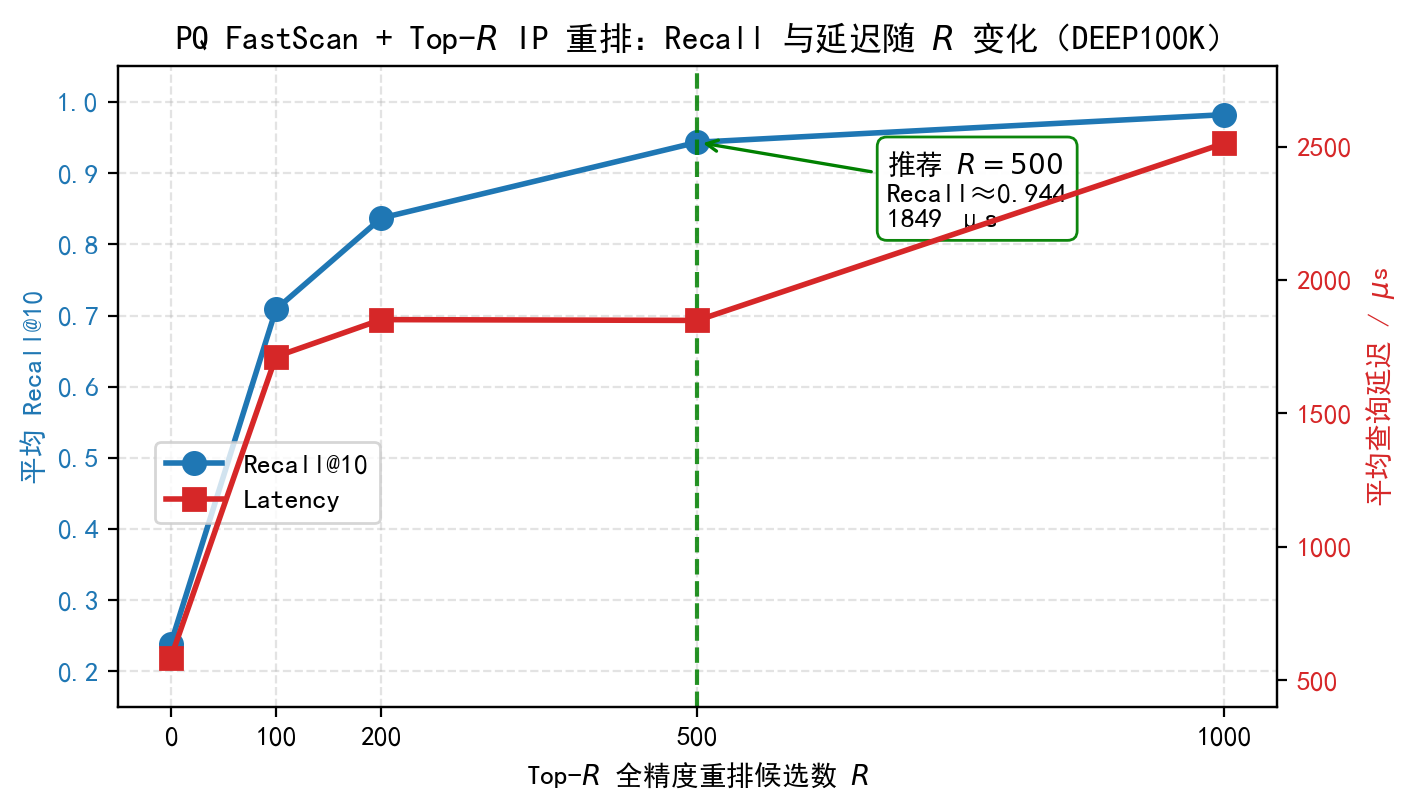

Python code for this plot:
#!/usr/bin/env python3
"""FastScan + Top-R: recall & latency vs R (DEEP100K 实测). 输出 PDF/PNG 供 LaTeX 插图."""
import matplotlib.pyplot as plt
from matplotlib import rcParams

# 数据：同一时间、同机多次运行（R=0 表示未启用 Top-R 精排，仅 FastScan 粗排）
R = [0, 100, 200, 500, 1000]
recall = [0.238301, 0.708851, 0.837004, 0.943554, 0.982302]
latency_us = [582.208, 1712.79, 1851.57, 1848.52, 2512.0]

rcParams["font.sans-serif"] = ["SimHei", "Microsoft YaHei", "DejaVu Sans"]
rcParams["axes.unicode_minus"] = False

fig, ax1 = plt.subplots(figsize=(7.2, 4.2))

color_r = "#1f77b4"
color_l = "#d62728"
ax1.set_xlabel(r"Top-$R$ 全精度重排候选数 $R$")
ax1.set_ylabel("平均 Recall@10", color=color_r)
ax1.plot(R, recall, "o-", color=color_r, linewidth=2, markersize=8, label="Recall@10")
ax1.tick_params(axis="y", labelcolor=color_r)
ax1.set_ylim(0.15, 1.05)
ax1.set_xticks(R)
ax1.grid(True, linestyle="--", alpha=0.35)

ax2 = ax1.twinx()
ax2.set_ylabel(r"平均查询延迟 / $\mu$s", color=color_l)
ax2.plot(R, latency_us, "s-", color=color_l, linewidth=2, markersize=8, label="Latency")
ax2.tick_params(axis="y", labelcolor=color_l)
ax2.set_ylim(400, 2800)

# 标注 R=500 为推荐工作点
r_star = 500
ax1.axvline(r_star, color="green", linestyle="--", linewidth=1.5, alpha=0.85)
idx = R.index(r_star)
ax1.annotate(
    f"推荐 $R={r_star}$\nRecall≈{recall[idx]:.3f}\n{latency_us[idx]:.0f} μs",
    xy=(r_star, recall[idx]),
    xytext=(r_star + 180, recall[idx] - 0.12),
    fontsize=10,
    arrowprops=dict(arrowstyle="->", color="green", lw=1.2),
    bbox=dict(boxstyle="round,pad=0.35", facecolor="white", edgecolor="green", alpha=0.95),
)

# 合并图例
lines1, lab1 = ax1.get_legend_handles_labels()
lines2, lab2 = ax2.get_legend_handles_labels()
ax1.legend(lines1 + lines2, lab1 + lab2, loc="center left", bbox_to_anchor=(0.02, 0.35))

plt.title("PQ FastScan + Top-$R$ IP 重排：Recall 与延迟随 $R$ 变化（DEEP100K）")
plt.tight_layout()

out_base = __file__.rsplit(".", 1)[0]
plt.savefig(out_base + ".pdf", bbox_inches="tight")
plt.savefig(out_base + ".png", dpi=200, bbox_inches="tight")
print("written:", out_base + ".pdf", out_base + ".png")
